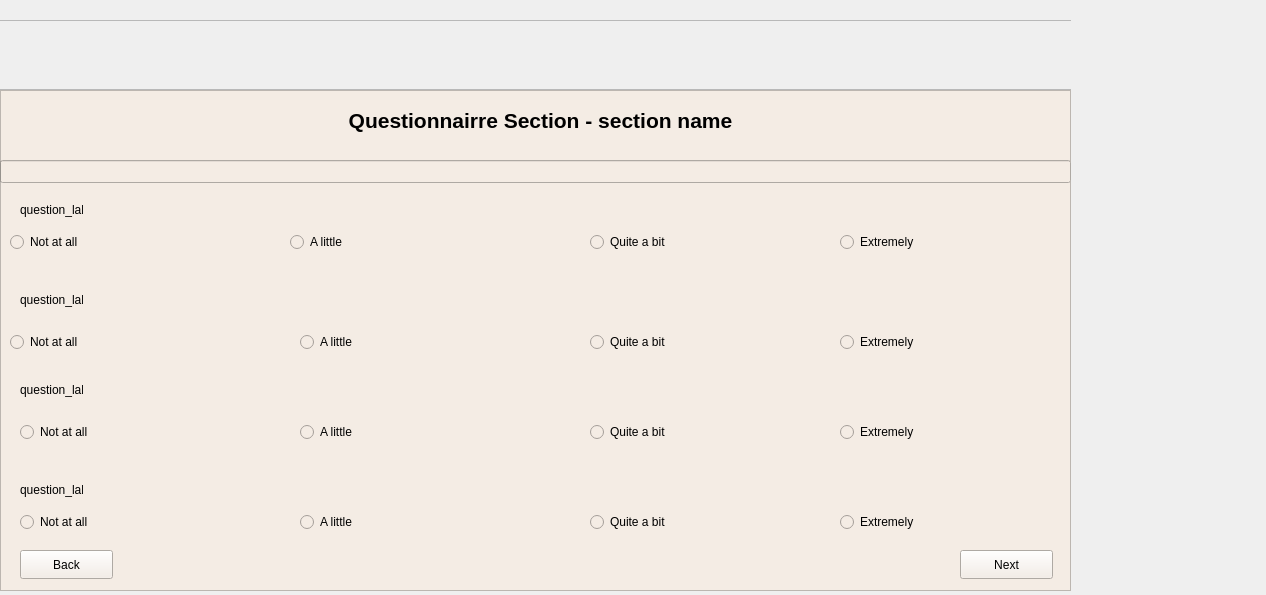
<?xml version="1.0" encoding="UTF-8"?>
<ui version="4.0">
 <class>Form</class>
 <widget class="QWidget" name="Form">
  <property name="geometry">
   <rect>
    <x>0</x>
    <y>0</y>
    <width>1266</width>
    <height>595</height>
   </rect>
  </property>
  <property name="windowTitle">
   <string>Form</string>
  </property>
  <widget class="QWidget" name="widget" native="true">
   <property name="geometry">
    <rect>
     <x>0</x>
     <y>0</y>
     <width>1071</width>
     <height>601</height>
    </rect>
   </property>
   <widget class="QFrame" name="header_frame">
    <property name="geometry">
     <rect>
      <x>-1</x>
      <y>20</y>
      <width>1291</width>
      <height>70</height>
     </rect>
    </property>
    <property name="minimumSize">
     <size>
      <width>0</width>
      <height>70</height>
     </size>
    </property>
    <property name="frameShape">
     <enum>QFrame::Shape::StyledPanel</enum>
    </property>
    <property name="frameShadow">
     <enum>QFrame::Shadow::Raised</enum>
    </property>
    <widget class="QLabel" name="mandi_label">
     <property name="geometry">
      <rect>
       <x>390</x>
       <y>10</y>
       <width>221</width>
       <height>51</height>
      </rect>
     </property>
     <property name="text">
      <string/>
     </property>
     <property name="pixmap">
      <pixmap>../../../../../Downloads/Mandi_Logo.svg</pixmap>
     </property>
     <property name="scaledContents">
      <bool>false</bool>
     </property>
     <property name="alignment">
      <set>Qt::AlignmentFlag::AlignCenter</set>
     </property>
    </widget>
    <widget class="QLabel" name="gradient_label">
     <property name="geometry">
      <rect>
       <x>0</x>
       <y>0</y>
       <width>3100</width>
       <height>71</height>
      </rect>
     </property>
     <property name="minimumSize">
      <size>
       <width>70</width>
       <height>70</height>
      </size>
     </property>
     <property name="text">
      <string/>
     </property>
     <property name="pixmap">
      <pixmap>../../../../../Downloads/MANDI_GRADIENT_6.png</pixmap>
     </property>
     <property name="scaledContents">
      <bool>false</bool>
     </property>
    </widget>
    <zorder>gradient_label</zorder>
    <zorder>mandi_label</zorder>
   </widget>
   <widget class="QFrame" name="content_frame">
    <property name="geometry">
     <rect>
      <x>0</x>
      <y>90</y>
      <width>1071</width>
      <height>501</height>
     </rect>
    </property>
    <property name="font">
     <font>
      <kerning>true</kerning>
     </font>
    </property>
    <property name="styleSheet">
     <string notr="true">background-color:#F4ECE4;</string>
    </property>
    <property name="frameShape">
     <enum>QFrame::Shape::StyledPanel</enum>
    </property>
    <property name="frameShadow">
     <enum>QFrame::Shadow::Raised</enum>
    </property>
    <widget class="QProgressBar" name="progress_Bar">
     <property name="geometry">
      <rect>
       <x>0</x>
       <y>70</y>
       <width>1071</width>
       <height>23</height>
      </rect>
     </property>
     <property name="value">
      <number>0</number>
     </property>
     <property name="textVisible">
      <bool>false</bool>
     </property>
    </widget>
    <widget class="QLabel" name="first_question">
     <property name="geometry">
      <rect>
       <x>20</x>
       <y>110</y>
       <width>63</width>
       <height>20</height>
      </rect>
     </property>
     <property name="text">
      <string>question_label</string>
     </property>
    </widget>
    <widget class="QRadioButton" name="quite_a_bit_button">
     <property name="geometry">
      <rect>
       <x>590</x>
       <y>140</y>
       <width>110</width>
       <height>24</height>
      </rect>
     </property>
     <property name="text">
      <string>Quite a bit</string>
     </property>
    </widget>
    <widget class="QRadioButton" name="not_at_all_button">
     <property name="geometry">
      <rect>
       <x>10</x>
       <y>140</y>
       <width>110</width>
       <height>24</height>
      </rect>
     </property>
     <property name="text">
      <string>Not at all</string>
     </property>
    </widget>
    <widget class="QRadioButton" name="a_little_button">
     <property name="geometry">
      <rect>
       <x>290</x>
       <y>140</y>
       <width>110</width>
       <height>24</height>
      </rect>
     </property>
     <property name="text">
      <string>A little</string>
     </property>
    </widget>
    <widget class="QRadioButton" name="extremely_button">
     <property name="geometry">
      <rect>
       <x>840</x>
       <y>140</y>
       <width>110</width>
       <height>24</height>
      </rect>
     </property>
     <property name="text">
      <string>Extremely</string>
     </property>
    </widget>
    <widget class="QLabel" name="fourth_question">
     <property name="geometry">
      <rect>
       <x>20</x>
       <y>390</y>
       <width>63</width>
       <height>20</height>
      </rect>
     </property>
     <property name="text">
      <string>question_label</string>
     </property>
    </widget>
    <widget class="QLabel" name="third_question">
     <property name="geometry">
      <rect>
       <x>20</x>
       <y>290</y>
       <width>63</width>
       <height>20</height>
      </rect>
     </property>
     <property name="text">
      <string>question_label</string>
     </property>
    </widget>
    <widget class="QLabel" name="second_question">
     <property name="geometry">
      <rect>
       <x>20</x>
       <y>200</y>
       <width>63</width>
       <height>20</height>
      </rect>
     </property>
     <property name="text">
      <string>question_label</string>
     </property>
    </widget>
    <widget class="QRadioButton" name="not_at_all_button_2">
     <property name="geometry">
      <rect>
       <x>20</x>
       <y>330</y>
       <width>110</width>
       <height>24</height>
      </rect>
     </property>
     <property name="text">
      <string>Not at all</string>
     </property>
    </widget>
    <widget class="QRadioButton" name="not_at_all_button_3">
     <property name="geometry">
      <rect>
       <x>10</x>
       <y>240</y>
       <width>110</width>
       <height>24</height>
      </rect>
     </property>
     <property name="text">
      <string>Not at all</string>
     </property>
    </widget>
    <widget class="QRadioButton" name="not_at_all_button_4">
     <property name="geometry">
      <rect>
       <x>20</x>
       <y>420</y>
       <width>110</width>
       <height>24</height>
      </rect>
     </property>
     <property name="text">
      <string>Not at all</string>
     </property>
    </widget>
    <widget class="QRadioButton" name="a_little_button_2">
     <property name="geometry">
      <rect>
       <x>300</x>
       <y>420</y>
       <width>110</width>
       <height>24</height>
      </rect>
     </property>
     <property name="text">
      <string>A little</string>
     </property>
    </widget>
    <widget class="QRadioButton" name="a_little_button_3">
     <property name="geometry">
      <rect>
       <x>300</x>
       <y>330</y>
       <width>110</width>
       <height>24</height>
      </rect>
     </property>
     <property name="text">
      <string>A little</string>
     </property>
    </widget>
    <widget class="QRadioButton" name="a_little_button_4">
     <property name="geometry">
      <rect>
       <x>300</x>
       <y>240</y>
       <width>110</width>
       <height>24</height>
      </rect>
     </property>
     <property name="text">
      <string>A little</string>
     </property>
    </widget>
    <widget class="QRadioButton" name="quite_a_bit_button_2">
     <property name="geometry">
      <rect>
       <x>590</x>
       <y>420</y>
       <width>110</width>
       <height>24</height>
      </rect>
     </property>
     <property name="text">
      <string>Quite a bit</string>
     </property>
    </widget>
    <widget class="QRadioButton" name="quite_a_bit_button_3">
     <property name="geometry">
      <rect>
       <x>590</x>
       <y>330</y>
       <width>110</width>
       <height>24</height>
      </rect>
     </property>
     <property name="text">
      <string>Quite a bit</string>
     </property>
    </widget>
    <widget class="QRadioButton" name="quite_a_bit_button_4">
     <property name="geometry">
      <rect>
       <x>590</x>
       <y>240</y>
       <width>110</width>
       <height>24</height>
      </rect>
     </property>
     <property name="text">
      <string>Quite a bit</string>
     </property>
    </widget>
    <widget class="QRadioButton" name="extremely_button_2">
     <property name="geometry">
      <rect>
       <x>840</x>
       <y>420</y>
       <width>110</width>
       <height>24</height>
      </rect>
     </property>
     <property name="text">
      <string>Extremely</string>
     </property>
    </widget>
    <widget class="QRadioButton" name="extremely_button_3">
     <property name="geometry">
      <rect>
       <x>840</x>
       <y>330</y>
       <width>110</width>
       <height>24</height>
      </rect>
     </property>
     <property name="text">
      <string>Extremely</string>
     </property>
    </widget>
    <widget class="QRadioButton" name="extremely_button_4">
     <property name="geometry">
      <rect>
       <x>840</x>
       <y>240</y>
       <width>110</width>
       <height>24</height>
      </rect>
     </property>
     <property name="text">
      <string>Extremely</string>
     </property>
    </widget>
    <widget class="QPushButton" name="back_button">
     <property name="geometry">
      <rect>
       <x>20</x>
       <y>460</y>
       <width>93</width>
       <height>29</height>
      </rect>
     </property>
     <property name="text">
      <string>Back</string>
     </property>
    </widget>
    <widget class="QPushButton" name="next_button">
     <property name="geometry">
      <rect>
       <x>960</x>
       <y>460</y>
       <width>93</width>
       <height>29</height>
      </rect>
     </property>
     <property name="styleSheet">
      <string notr="true"/>
     </property>
     <property name="text">
      <string>Next</string>
     </property>
    </widget>
    <widget class="QLabel" name="section_name_label">
     <property name="geometry">
      <rect>
       <x>30</x>
       <y>10</y>
       <width>1021</width>
       <height>41</height>
      </rect>
     </property>
     <property name="font">
      <font>
       <family>Microsoft Sans Serif</family>
       <pointsize>16</pointsize>
       <bold>true</bold>
       <kerning>true</kerning>
      </font>
     </property>
     <property name="text">
      <string>Questionnairre Section - section name</string>
     </property>
     <property name="alignment">
      <set>Qt::AlignmentFlag::AlignCenter</set>
     </property>
    </widget>
   </widget>
  </widget>
 </widget>
 <resources/>
 <connections/>
</ui>
